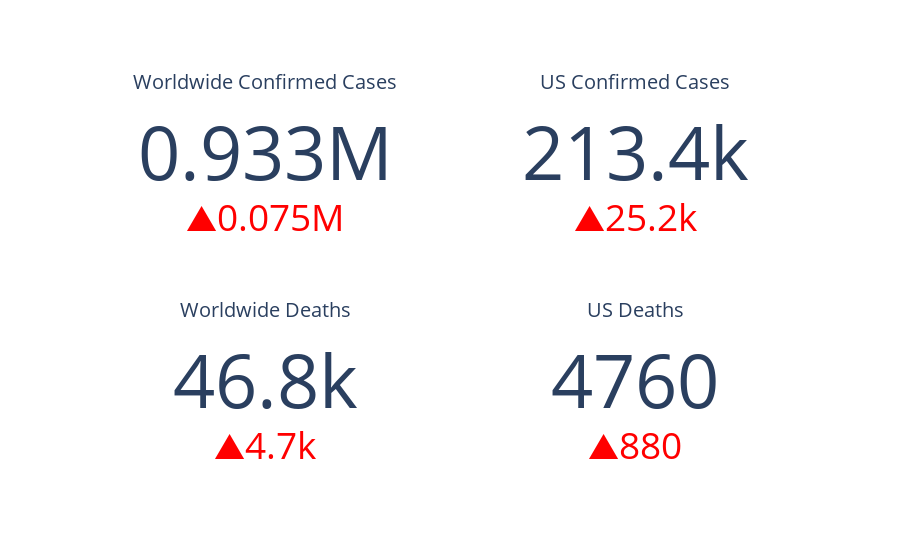

Write notebook code for a chart like this one.
### Markdown cell above
# Key Facts - World and US

### Code cell
trace1 = go.Indicator(
    mode = "number+delta",
    value = dfConfirmedGlobal.sum()[-1],
    delta = {'reference': dfConfirmedGlobal.sum()[-2], 
             'increasing':{'color':'red'},
             'decreasing':{'color':'green'}},
    title = {'text': "Worldwide Confirmed Cases"},
    domain = {'x': [0, 0.5], 'y': [0.6, 1]})

trace2 = go.Indicator(
    mode = "number+delta",
    value = dfConfirmedUSStates.sum()[-1],
    delta = {'reference': dfConfirmedUSStates.sum()[-2], 
             'increasing':{'color':'red'},
             'decreasing':{'color':'green'}},
    title = {'text': "US Confirmed Cases"},
    domain = {'x': [0.5, 1], 'y': [0.6, 1]})


trace5 = go.Indicator(
    mode = "number+delta",
    value = dfDeathsGlobal.sum()[-1],
    delta = {'reference': dfDeathsGlobal.sum()[-2], 
             'increasing':{'color':'red'},
             'decreasing':{'color':'green'}},
    title = {'text': "Worldwide Deaths"},
    domain = {'x': [0, 0.5], 'y': [0, 0.4]})

trace6 = go.Indicator(
    mode = "number+delta",
    value = dfDeathsUSStates.sum()[-1],
    delta = {'reference': dfDeathsUSStates.sum()[-2], 
             'increasing':{'color':'red'},
             'decreasing':{'color':'green'}},
    title = {'text': "US Deaths"},
    domain = {'x': [0.5, 1], 'y': [0, 0.4]})

data = [trace1, trace2, trace5, trace6]
py.iplot(dict(data=data))

### Figure 1 — Plotly figure (JSON) as saved in the notebook; plotly's stock layout.template omitted (floating-point values rounded to 4 significant figures)
{"data": [{"delta": {"decreasing": {"color": "green"}, "increasing": {"color": "red"}, "reference": 857487}, "domain": {"x": [0, 0.5], "y": [0.6, 1]}, "mode": "number+delta", "title": {"text": "Worldwide Confirmed Cases"}, "type": "indicator", "value": 932605}, {"delta": {"decreasing": {"color": "green"}, "increasing": {"color": "red"}, "reference": 188172}, "domain": {"x": [0.5, 1], "y": [0.6, 1]}, "mode": "number+delta", "title": {"text": "US Confirmed Cases"}, "type": "indicator", "value": 213362}, {"delta": {"decreasing": {"color": "green"}, "increasing": {"color": "red"}, "reference": 42107}, "domain": {"x": [0, 0.5], "y": [0, 0.4]}, "mode": "number+delta", "title": {"text": "Worldwide Deaths"}, "type": "indicator", "value": 46809}, {"delta": {"decreasing": {"color": "green"}, "increasing": {"color": "red"}, "reference": 3873}, "domain": {"x": [0.5, 1], "y": [0, 0.4]}, "mode": "number+delta", "title": {"text": "US Deaths"}, "type": "indicator", "value": 4757}], "layout": {}}
